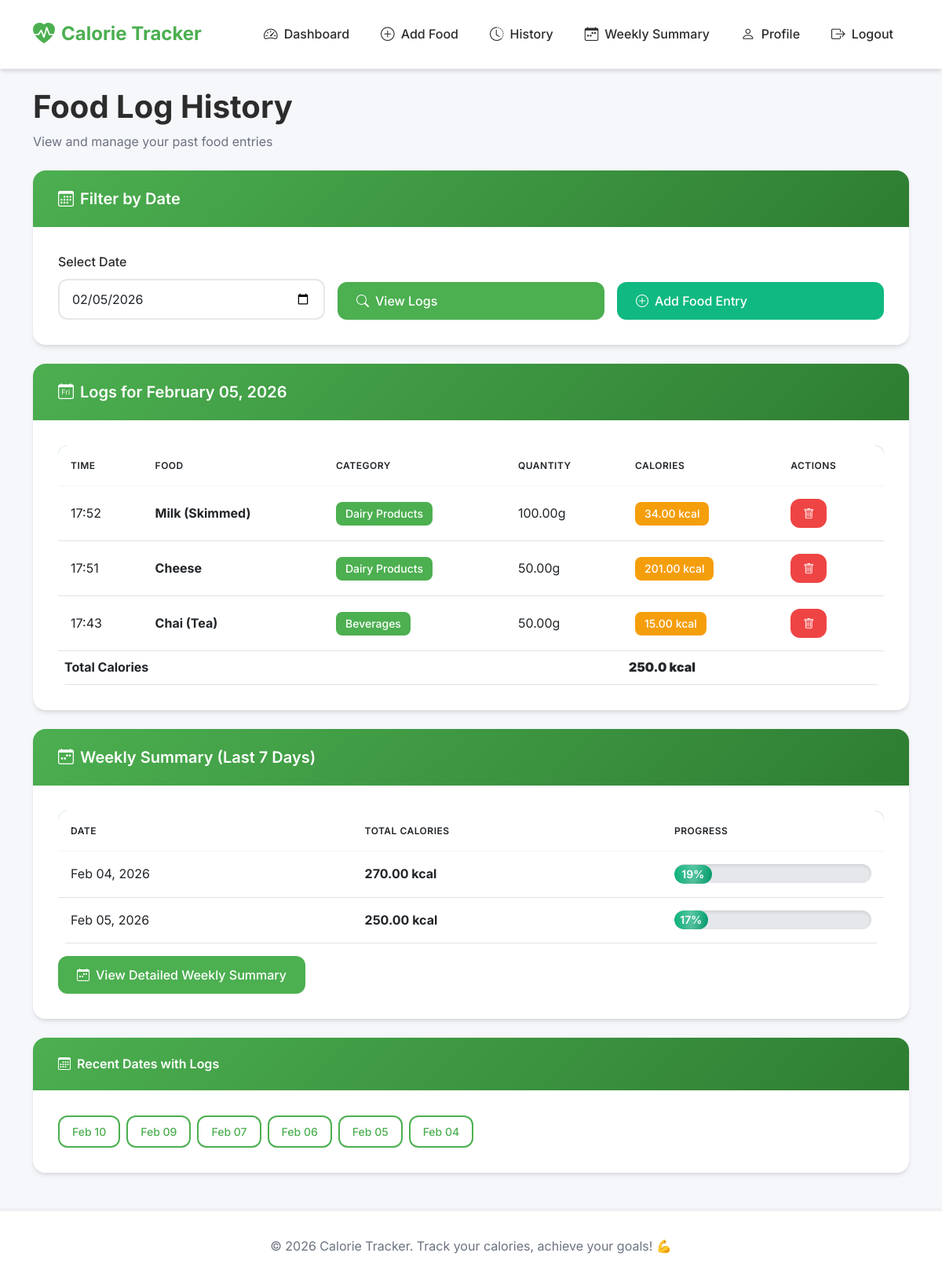
The app's page /history/?date=2026-02-05 (signed in) with its own data.
### tracker/models.py (models this page shows, shortened)
class DailyFoodLog(models.Model):
    user = models.ForeignKey(User, on_delete=models.CASCADE, related_name='food_logs')
    food = models.ForeignKey(Food, on_delete=models.CASCADE, related_name='logs')
    quantity = models.DecimalField(
        max_digits=7,
        decimal_places=2,
        validators=[MinValueValidator(0.01)],
        help_text="Quantity in grams"
    )
    date = models.DateField(default=timezone.now)
    calories = models.DecimalField(
        max_digits=7,
        decimal_places=2,
        help_text="Calculated calories for this entry"
    )
    created_at = models.DateTimeField(auto_now_add=True)
    class Meta:
        verbose_name = "Daily Food Log"
        verbose_name_plural = "Daily Food Logs"
        ordering = ['-date', '-created_at']
        unique_together = ['user', 'food', 'date', 'created_at']  # Allow multiple entries per day

class Food(models.Model):
    CATEGORY_CHOICES = [
        ('dal', 'Dal/Lentils'),
        ('rice', 'Rice'),
        ('roti', 'Roti/Chapati'),
        ('vegetables', 'Vegetables/Sabzi'),
        ('fruits', 'Fruits'),
        ('dairy', 'Dairy Products'),
        ('snacks', 'Snacks'),
        ('beverages', 'Beverages'),
        ('other', 'Other'),
    ]
    name = models.CharField(max_length=200)
    category = models.CharField(max_length=20, choices=CATEGORY_CHOICES)
    calories_per_100g = models.DecimalField(
        max_digits=6,
        decimal_places=2,
        validators=[MinValueValidator(0)],
        help_text="Calories per 100 grams"
    )
    created_at = models.DateTimeField(auto_now_add=True)
    updated_at = models.DateTimeField(auto_now=True)
    class Meta:
        verbose_name = "Food"
        verbose_name_plural = "Foods"
        ordering = ['category', 'name']

### tracker/views.py (the view)
# urls.py: path('history/', views.history, name='history'),
@login_required
def history(request):
    user = request.user
    date_filter = request.GET.get('date', '')
    if date_filter:
        try:
            filter_date = datetime.strptime(date_filter, '%Y-%m-%d').date()
        except ValueError:
            filter_date = timezone.now().date()
    else:
        filter_date = timezone.now().date()
    logs = DailyFoodLog.objects.filter(user=user, date=filter_date).order_by('-created_at')
    total_calories = logs.aggregate(total=Sum('calories'))['total'] or 0
    all_dates = DailyFoodLog.objects.filter(user=user).values_list('date', flat=True).distinct().order_by('-date')
    week_start = filter_date - timedelta(days=6)
    weekly_summary = DailyFoodLog.objects.filter(
        user=user,
        date__range=[week_start, filter_date]
    ).values('date').annotate(
        total_calories=Sum('calories'),
        entry_count=Count('id')
    ).order_by('date')
    context = {
        'logs': logs,
        'total_calories': round(float(total_calories), 2),
        'selected_date': filter_date,
        'all_dates': all_dates[:30],  # Show last 30 dates
        'weekly_summary': list(weekly_summary),
    }
    return render(request, 'tracker/history.html', context)

### tracker/templates/tracker/history.html (shortened to what this page needs)
{% extends 'tracker/base.html' %}
{% block content %}
<div class="page-header mb-4">
    <h1>Food Log History</h1>
    <p>View and manage your past food entries</p>
</div>
<div class="card mb-4">
    <div class="card-header">
        <h5 class="mb-0"><i class="bi bi-calendar3"></i> Filter by Date</h5>
    </div>
    <div class="card-body">
        <form method="get" class="row g-3">
            <div class="col-md-4">
                <label for="date" class="form-label">Select Date</label>
                <input type="date" name="date" id="date" class="form-control" value="{{ selected_date|date:'Y-m-d' }}">
            </div>
            <div class="col-md-4 d-flex align-items-end">
                <button type="submit" class="btn btn-primary w-100">
                    <i class="bi bi-search"></i> View Logs
                </button>
            </div>
            <div class="col-md-4 d-flex align-items-end">
                <a href="{% url 'tracker:add_food' %}" class="btn btn-success w-100">
                    <i class="bi bi-plus-circle"></i> Add Food Entry
                </a>
            </div>
        </form>
    </div>
</div>
<div class="card mb-4">
    <div class="card-header">
        <h5 class="mb-0">
            <i class="bi bi-calendar-day"></i> Logs for {{ selected_date|date:"F d, Y" }}
        </h5>
    </div>
    <div class="card-body">
        {% if logs %}
        <div class="table-responsive">
            <table class="table">
                <thead>
                    <tr>
                        <th>Time</th>
                        <th>Food</th>
                        <th>Category</th>
                        <th>Quantity</th>
                        <th>Calories</th>
                        <th>Actions</th>
                    </tr>
                </thead>
                <tbody>
                    {% for log in logs %}
                    <tr>
                        <td>{{ log.created_at|date:"H:i" }}</td>
                        <td><strong>{{ log.food.name }}</strong></td>
                        <td><span class="badge bg-primary-color text-white">{{ log.food.get_category_display }}</span></td>
                        <td>{{ log.quantity }}g</td>
                        <td><span class="badge bg-warning text-white">{{ log.calories }} kcal</span></td>
                        <td>
                            <form method="post" action="{% url 'tracker:delete_log' log.id %}" style="display: inline;" class="delete-form">
                                <button type="submit" class="btn btn-sm btn-danger delete-btn" onclick="return confirm('Delete this entry?')">
                                    <i class="bi bi-trash"></i>
                                </button>
                            </form>
                        </td>
                    </tr>
                    {% endfor %}
                </tbody>
                <tfoot>
                    <tr style="background-color: #F9FAFB;">
                        <th colspan="4">Total Calories</th>
                        <th><strong>{{ total_calories }} kcal</strong></th>
                        <th></th>
                    </tr>
                </tfoot>
            </table>
        </div>
        {% else %}
        <div class="empty-state">
            <i class="bi bi-inbox"></i>
            <h5>No food entries found</h5>
            <p>No food entries found for this date.</p>
        </div>
        {% endif %}
    </div>
</div>
{% if weekly_summary %}
<div class="card mb-4">
    <div class="card-header">
        <h5 class="mb-0"><i class="bi bi-calendar-week"></i> Weekly Summary (Last 7 Days)</h5>
    </div>
    <div class="card-body">
        <div class="table-responsive">
            <table class="table">
                <thead>
                    <tr>
                        <th>Date</th>
                        <th>Total Calories</th>
                        <th>Progress</th>
                    </tr>
                </thead>
                <tbody>
                    {% for day in weekly_summary %}
                    <tr>
                        <td>{{ day.date|date:"M d, Y" }}</td>
                        <td><strong>{{ day.total_calories|floatformat:2 }} kcal</strong></td>
                        <td>
                            {% if user.profile.daily_calorie_target %}
                            {% widthratio day.total_calories user.profile.daily_calorie_target 100 as progress %}
                            <div class="progress" style="height: 24px;">
                                <div class="progress-bar {% if progress >= 100 %}bg-danger{% elif progress >= 80 %}bg-warning{% else %}bg-success{% endif %}"
                                     style="width: {% if progress > 100 %}100{% else %}{{ progress }}{% endif %}%">
                                    {{ progress|floatformat:0 }}%
                                </div>
                            </div>
                            {% else %}
                            <span class="text-muted">N/A</span>
                            {% endif %}
                        </td>
                    </tr>
                    {% endfor %}
                </tbody>
            </table>
        </div>
        <div class="mt-3">
            <a href="{% url 'tracker:weekly_summary' %}" class="btn btn-primary">
                <i class="bi bi-calendar-week"></i> View Detailed Weekly Summary
            </a>
        </div>
    </div>
</div>
{% endif %}
{% if all_dates %}
<div class="card">
    <div class="card-header">
        <h6 class="mb-0"><i class="bi bi-calendar3"></i> Recent Dates with Logs</h6>
    </div>
    <div class="card-body">
        <div class="d-flex flex-wrap gap-2">
            {% for date in all_dates %}
            <a href="?date={{ date|date:'Y-m-d' }}" class="btn btn-outline-primary btn-sm">
                {{ date|date:"M d" }}
            </a>
            {% endfor %}
        </div>
    </div>
</div>
{% endif %}
{% endblock %}

### records on screen
DailyFoodLog: created_at "17:52", food.name "Milk (Skimmed)", food.category "Dairy Products", quantity "100.00", calories "34.00"
DailyFoodLog: created_at "17:51", food.name "Cheese", food.category "Dairy Products", quantity "50.00", calories "201.00"
DailyFoodLog: created_at "17:43", food.name "Chai (Tea)", food.category "Beverages", quantity "50.00", calories "15.00"

### other values on screen
{{ selected_date|date:"F d, Y" }} "February 05, 2026"
{{ total_calories }} "250.0"
{{ day.date|date:"M d, Y" }} "Feb 04, 2026" "Feb 05, 2026"
{{ day.total_calories|floatformat:2 }} "270.00" "250.00"
{{ progress|floatformat:0 }} "19" "17"
{{ date|date:"M d" }} "Feb 10" "Feb 09" "Feb 07" "Feb 06" "Feb 05" "Feb 04"
